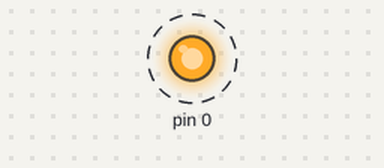
A sketch run on a simulated Arduino Uno, built with avr-gcc and run on an emulated ATmega328P. Shown: output pins drawn as LEDs (lit = HIGH). Dashed ring = blinking.

Above: at 0.5 s.
Timing chart, 0 to 4.6 s (numbered marks = the images above):
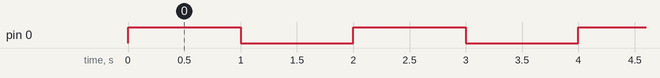

The sketch:

power_switch.ino
```cpp
void setup() {
  // put your setup code here, to run once:
  pinMode(0, OUTPUT);
}

void loop() {
  // put your main code here, to run repeatedly:
  flash();
}

void flash() {
  digitalWrite(0, HIGH);
  delay(1000);
  digitalWrite(0, LOW);
  delay(1000);
}
```

Measured:
- by itself, pin 0: alternates HIGH for 1.0 s and LOW for 1.0 s
